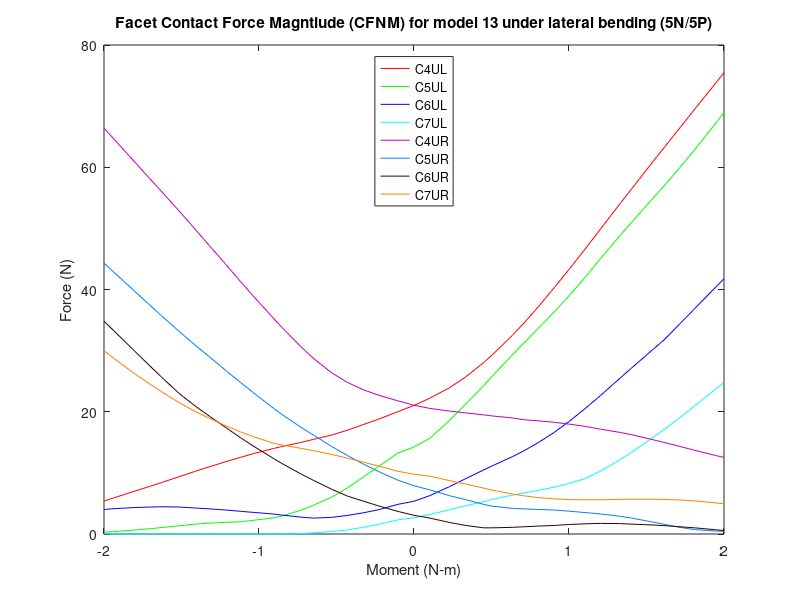

This figure's MATLAB source:
%% Facet contact force magnitude (N)
% model13_LatSlide_Tether/5n & 5p
clear all;
%% 5P
figure (23)

c4ulxp=[2 2.05126 2.11533 2.16533 2.2247 2.25107 2.31707 2.35451 2.40116 2.45302 2.50151 2.55488 2.60159 2.66574 2.70148 2.76497 2.80618 2.85814 2.90512 2.97561 3]-2;
c4ulyp=[21.0347 22.225 23.9561 25.6447 28.0485 29.238 32.4943 34.5017 37.1893 40.3476 43.3702 46.8077 49.8907 54.1219 56.4257 60.5462 63.1728 66.4825 69.4775 73.9225 75.4471];

c4urxp=[2 2.05126 2.11533 2.16533 2.2247 2.25107 2.31707 2.35451 2.40116 2.45302 2.50151 2.55488 2.60159 2.66574 2.70148 2.76497 2.80618 2.85814 2.90512 2.97561 3]-2;
c4uryp=[21.0659 20.5429 20.1094 19.8272 19.4921 19.3211 18.9908 18.6927 18.5133 18.2721 17.9723 17.5825 17.148 16.6077 16.2495 15.4965 14.9802 14.3201 13.6958 12.81 12.5254  ];

c5ulxp=[2 2.05126 2.11533 2.16533 2.2247 2.25107 2.31707 2.35451 2.40116 2.45302 2.50151 2.55488 2.60159 2.66574 2.70148 2.76497 2.80618 2.85814 2.90512 2.97561 3]-2;
c5ulyp=[14.2344 15.6556 18.6172 21.1863 24.2647 25.7435 29.2952 31.2482 33.646 36.3825 39.051 42.1527 45.0494 48.8879 50.9706 54.5855 56.9195 59.9841 62.841 67.3519 68.9362 ];

c5urxp=[2 2.05126 2.11533 2.16533 2.2247 2.25107 2.31707 2.35451 2.40116 2.45302 2.50151 2.55488 2.60159 2.66574 2.70148 2.76497 2.80618 2.85814 2.90512 2.97561 3]-2;
c5uryp=[7.9013 7.2054 6.25665 5.64117 4.85012 4.55323 4.19741 4.1085 4.0161 3.92075 3.72429 3.49717 3.27919 2.89099 2.60368 2.00411 1.59088 1.08033 0.722098 0.477183 0.441149];

c6ulxp=[2 2.05126 2.11533 2.16533 2.2247 2.25107 2.31707 2.35451 2.40116 2.45302 2.50151 2.55488 2.60159 2.66574 2.70148 2.76497 2.80618 2.85814 2.90512 2.97561 3]-2;
c6ulyp=[5.3594 6.28197 7.7673 9.02369 10.48 11.1129 12.6406 13.6068 14.9624 16.6491 18.4589 20.6415 22.6581 25.5479 27.138 29.9352 31.7254 34.4195 36.8583 40.5078 41.7534 ];

c6urxp=[2 2.05126 2.11533 2.16533 2.2247 2.25107 2.31707 2.35451 2.40116 2.45302 2.50151 2.55488 2.60159 2.66574 2.70148 2.76497 2.80618 2.85814 2.90512 2.97561 3]-2;
c6uryp=[3.05586 2.60222 1.87808 1.40795 1.01103 1.0089 1.08815 1.18208 1.29753 1.40295 1.55497 1.67358 1.73474 1.70217 1.61551 1.48393 1.37346 1.1834 1.00918 0.687018 0.568125];

c7ulxp=[2 2.05126 2.11533 2.16533 2.2247 2.25107 2.31707 2.35451 2.40116 2.45302 2.50151 2.55488 2.60159 2.66574 2.70148 2.76497 2.80618 2.85814 2.90512 2.97561 3]-2;
c7ulyp=[2.66997 3.17417 3.99109 4.59768 5.29184 5.64756 6.35652 6.69306 7.14056 7.66821 8.28603 9.1162 10.2848 12.1879 13.352 15.583 17.0766 19.0409 20.9364 23.8341 24.815];

c7urxp=[2 2.05126 2.11533 2.16533 2.2247 2.25107 2.31707 2.35451 2.40116 2.45302 2.50151 2.55488 2.60159 2.66574 2.70148 2.76497 2.80618 2.85814 2.90512 2.97561 3]-2;
c7uryp=[9.77236 9.45669 8.72708 8.17622 7.51459 7.18838 6.54223 6.24876 5.95066 5.74438 5.62963 5.59616 5.59706 5.66425 5.69426 5.69717 5.64678 5.56815 5.41662 5.07986 4.94625];

%% 5N

c4ulxn=-1*[2 2.05126 2.11533 2.16533 2.21533 2.26533 2.32471 2.36689 2.42627 2.45263 2.51864 2.55993 2.60692 2.66037 2.70735 2.75754 2.81624 2.85281 2.9034 2.9694 3 ]+2;
c4ulyn=[21.0347 20.0282 18.7618 17.872 16.9724 16.2013 15.4737 14.9594 14.3064 13.9988 13.1347 12.5405 11.842 10.995 10.2334 9.38214 8.38442 7.78532 6.97334 5.89139 5.3855  ];

c4urxn=-1*[2 2.05126 2.11533 2.16533 2.21533 2.26533 2.32471 2.36689 2.42627 2.45263 2.51864 2.55993 2.60692 2.66037 2.70735 2.75754 2.81624 2.85281 2.9034 2.9694 3 ]+2;
c4uryn=[21.0659 21.775 22.7265 23.6333 24.8205 26.3596 28.7356 30.7354 33.8084 35.2475 38.9429 41.3196 44.0968 47.1931 49.9393 52.8348 56.1394 58.1597 61.0014 64.6996 66.391];

c5ulxn=-1*[2 2.05126 2.11533 2.16533 2.21533 2.26533 2.32471 2.36689 2.42627 2.45263 2.51864 2.55993 2.60692 2.66037 2.70735 2.75754 2.81624 2.85281 2.9034 2.9694 3 ]+2;
c5ulyn=[14.2344 13.27 11.0038 9.24829 7.51219 6.0327 4.69482 3.86636 2.94258 2.64735 2.23922 1.99808 1.90843 1.77459 1.60177 1.35242 1.04557 0.863307 0.634021 0.393372 0.298658 ];

c5urxn=-1*[2 2.05126 2.11533 2.16533 2.21533 2.26533 2.32471 2.36689 2.42627 2.45263 2.51864 2.55993 2.60692 2.66037 2.70735 2.75754 2.81624 2.85281 2.9034 2.9694 3 ]+2;
c5uryn=[7.9013 8.78977 10.2423 11.4961 12.8568 14.319 16.1826 17.5283 19.5642 20.5455 23.1381 24.8038 26.746 29.0048 30.9629 33.1385 35.7847 37.4845 39.8206 42.8915 44.3105];

c6ulxn=-1*[2 2.05126 2.11533 2.16533 2.21533 2.26533 2.32471 2.36689 2.42627 2.45263 2.51864 2.55993 2.60692 2.66037 2.70735 2.75754 2.81624 2.85281 2.9034 2.9694 3 ]+2;
c6ulyn=[5.3594 4.85592 3.96453 3.44599 3.03881 2.72365 2.60431 2.76831 3.09853 3.26673 3.5414 3.71178 3.92397 4.1149 4.2612 4.41651 4.45552 4.41001 4.32598 4.14136 4.00479];

c6urxn=-1*[2 2.05126 2.11533 2.16533 2.21533 2.26533 2.32471 2.36689 2.42627 2.45263 2.51864 2.55993 2.60692 2.66037 2.70735 2.75754 2.81624 2.85281 2.9034 2.9694 3 ]+2;
c6uryn=[3.05586 3.68936 4.61224 5.40127 6.21555 7.31583 8.78638 9.88691 11.5385 12.3413 14.3921 15.7653 17.4086 19.29 21.0026 22.9885 25.7499 27.535 30.0323 33.305 34.8057  ];

c7ulxn=-1*[2 2.05126 2.11533 2.16533 2.21533 2.26533 2.32471 2.36689 2.42627 2.45263 2.51864 2.55993 2.60692 2.66037 2.70735 2.75754 2.81624 2.85281 2.9034 2.9694 3 ]+2;
c7ulyn=[2.66997 2.31481 1.57641 1.07668 0.656113 0.405735 0.204621 0.0586935 0.00517077 0.0050508 0.00494584 0.00489137 0.00482461 0.00472906 0.0046431 0.00453608 0.00437368 0.00425362 0.0040831 0.00383322 0.00371345 ];

c7urxn=-1*[2 2.05126 2.11533 2.16533 2.21533 2.26533 2.32471 2.36689 2.42627 2.45263 2.51864 2.55993 2.60692 2.66037 2.70735 2.75754 2.81624 2.85281 2.9034 2.9694 3 ]+2;
c7uryn=[9.77236 10.2584 11.1192 11.7807 12.4237 13.0055 13.637 14.0311 14.5625 14.8477 15.9272 16.7162 17.7022 18.938 20.0788 21.4828 23.3426 24.5609 26.2973 28.7827 29.9882];
%% left

c4xl=2*[flip(c4ulxn(2:21)),c4ulxp];
c4yl=[flip(c4ulyn(2:21)),c4ulyp];
a=plot(c4xl,c4yl,'r');
hold on

c5xl=2*[flip(c5ulxn(2:21)),c5ulxp];
c5yl=[flip(c5ulyn(2:21)),c5ulyp];
b=plot(c5xl,c5yl,'g');
hold on

c6xl=2*[flip(c6ulxn(2:21)),c6ulxp];
c6yl=[flip(c6ulyn(2:21)),c6ulyp];
c=plot(c6xl,c6yl,'b');
hold on

c7xl=2*[flip(c7ulxn(2:21)),c7ulxp];
c7yl=[flip(c7ulyn(2:21)),c7ulyp];
d=plot(c7xl,c7yl,'c');
hold on
%% Right

c4xr=2*[flip(c4urxn(2:21)),c4urxp];
c4yr=[flip(c4uryn(2:21)),c4uryp];
e=plot(c4xr,c4yr,'color',[0.75, 0, 0.75]);
hold on

c5xr=2*[flip(c5urxn(2:21)),c5urxp];
c5yr=[flip(c5uryn(2:21)),c5uryp];
f=plot(c5xr,c5yr,'color',[0 0.5 1]);
hold on

c6xr=2*[flip(c6urxn(2:21)),c6urxp];
c6yr=[flip(c6uryn(2:21)),c6uryp];
g=plot(c6xr,c6yr,'color',[0.2 0 0]);
hold on

c7xr=2*[flip(c7urxn(2:21)),c7urxp];
c7yr=[flip(c7uryn(2:21)),c7uryp];
h=plot(c7xr,c7yr,'color',[1 .5 0]);

leg=[a,b,c,d,e,f,g,h];
title('Facet Contact Force Magntiude (CFNM) for model 13 under lateral bending (5N/5P)')
xlabel('Moment (N-m)')
ylabel('Force (N)')
legend(leg,'C4UL','C5UL','C6UL','C7UL','C4UR','C5UR','C6UR','C7UR','location','north')
